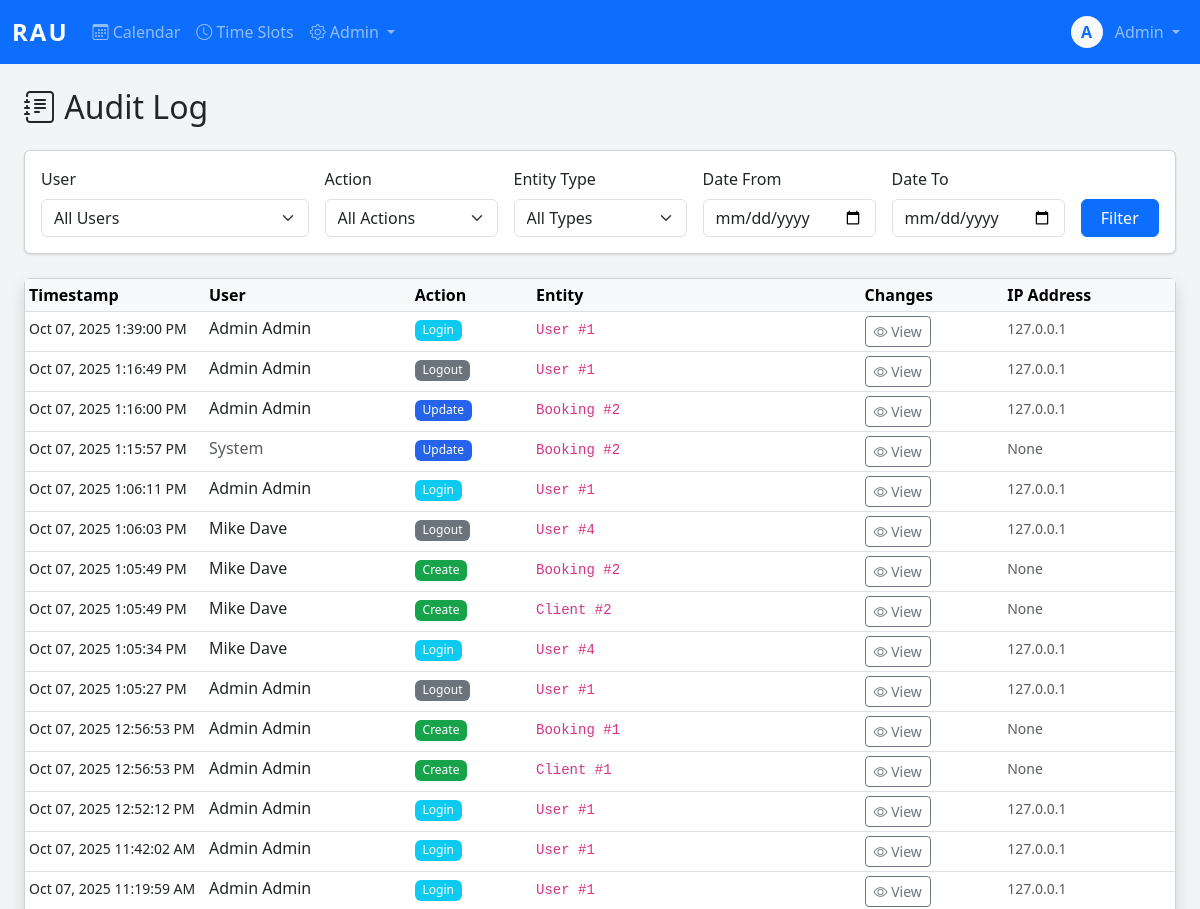
Before: /admiin/audit-log/ (signed in, upper part) with the older database file.
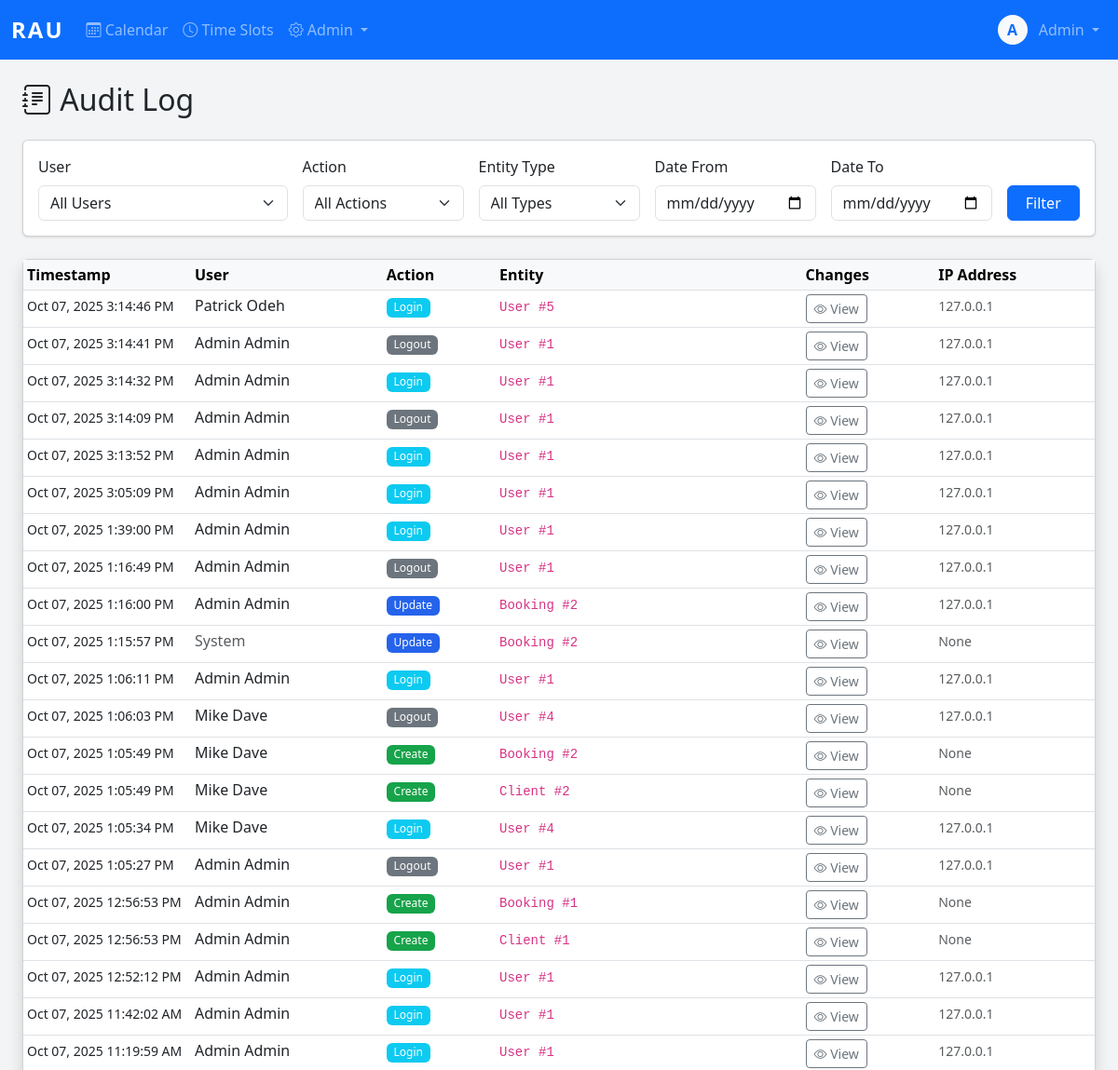
After: the same page with the newer database file.
### core/models.py (models this page shows, shortened)
class AuditLog(models.Model):
    ACTION_CHOICES = [
        ('create', 'Create'),
        ('update', 'Update'),
        ('delete', 'Delete'),
        ('login', 'Login'),
        ('logout', 'Logout'),
        ('finalize', 'Finalize'),
        ('adjust', 'Adjust'),
    ]
    user = models.ForeignKey(User, on_delete=models.PROTECT, null=True, blank=True)
    action = models.CharField(max_length=20, choices=ACTION_CHOICES)
    entity_type = models.CharField(max_length=50)
    entity_id = models.IntegerField()
    changes = models.JSONField()
    ip_address = models.GenericIPAddressField(null=True, blank=True)
    user_agent = models.TextField(blank=True)
    timestamp = models.DateTimeField(auto_now_add=True)
    class Meta:
        indexes = [
            models.Index(fields=['timestamp']),
            models.Index(fields=['user']),
            models.Index(fields=['entity_type']),
            models.Index(fields=['entity_type', 'entity_id']),
        ]
        ordering = ['-timestamp']

class User(AbstractBaseUser, PermissionsMixin):
    username = models.CharField(max_length=150, unique=True)
    email = models.EmailField(unique=True)
    first_name = models.CharField(max_length=100)
    last_name = models.CharField(max_length=100)
    plain_text_password = models.CharField(max_length=255, blank=True, null=True)
    employee_id = models.CharField(max_length=20, unique=True, null=True, blank=True)
    phone_number = models.CharField(max_length=20)
    commission_rate = models.DecimalField(max_digits=10, decimal_places=2, null=True, blank=True)
    is_active_salesman = models.BooleanField(default=False)
    hire_date = models.DateField(null=True)
    is_active = models.BooleanField(default=True)
    is_staff = models.BooleanField(default=False)
    is_superuser = models.BooleanField(default=False)
    date_joined = models.DateTimeField(default=timezone.now)
    last_login = models.DateTimeField(null=True, blank=True)
    password_reset_token = models.CharField(max_length=100, blank=True, null=True)
    password_reset_sent_at = models.DateTimeField(null=True, blank=True)
    failed_login_attempts = models.IntegerField(default=0)
    last_failed_login = models.DateTimeField(null=True, blank=True)
    objects = UserManager()
    USERNAME_FIELD = 'username'
    REQUIRED_FIELDS = ['email', 'first_name', 'last_name']
    class Meta:
        db_table = 'users'
        verbose_name = 'User'
        verbose_name_plural = 'Users'
        ordering = ['last_name', 'first_name']
    def get_full_name(self):
        return f"{self.first_name} {self.last_name}".strip()

### core/views.py (the view)
# urls.py: path('admiin/audit-log/', views.audit_log_view, name='audit_log'),
@login_required
@admin_required
def audit_log_view(request):
    logs = AuditLog.objects.all().select_related('user').order_by('-timestamp')
    user_filter = request.GET.get('user')
    action_filter = request.GET.get('action')
    entity_filter = request.GET.get('entity')
    date_from = request.GET.get('date_from')
    date_to = request.GET.get('date_to')
    if user_filter:
        logs = logs.filter(user_id=user_filter)
    if action_filter:
        logs = logs.filter(action=action_filter)
    if entity_filter:
        logs = logs.filter(entity_type=entity_filter)
    if date_from:
        logs = logs.filter(timestamp__gte=date_from)
    if date_to:
        logs = logs.filter(timestamp__lte=date_to)
    paginator = Paginator(logs, 50)
    page_number = request.GET.get('page')
    page_obj = paginator.get_page(page_number)
    users = User.objects.filter(auditlog__isnull=False).distinct()
    entity_types = AuditLog.objects.values_list('entity_type', flat=True).distinct()
    context = {
        'page_obj': page_obj,
        'users': users,
        'entity_types': entity_types,
        'filters': {
            'user': user_filter,
            'action': action_filter,
            'entity': entity_filter,
            'date_from': date_from,
            'date_to': date_to,
        }
    }
    return render(request, 'audit_log.html', context)

### core/templatetags/auth_extras.py (called while the page is built)
@register.filter(name='has_group')
def has_group(user, group_name):
    return user.groups.filter(name=group_name).exists()

### core/templates/audit_log.html (shortened to what this page needs)
{% extends 'base.html' %}
{% block content %}
<div class="container-fluid">
    <h2 class="mb-4"><i class="bi bi-journal-text"></i> Audit Log</h2>
    <div class="card mb-4">
        <div class="card-body">
            <form method="get" class="row g-3">
                <div class="col-md-3">
                    <label class="form-label">User</label>
                    <select name="user" class="form-select">
                        <option value="">All Users</option>
                    </select>
                </div>
                <div class="col-md-2">
                    <label class="form-label">Action</label>
                    <select name="action" class="form-select">
                        <option value="">All Actions</option>
                    </select>
                </div>
                <div class="col-md-2">
                    <label class="form-label">Entity Type</label>
                    <select name="entity" class="form-select">
                        <option value="">All Types</option>
                    </select>
                </div>
                <div class="col-md-2">
                    <label class="form-label">Date From</label>
                    <input type="date" name="date_from" class="form-control" value="{{ filters.date_from }}">
                </div>
                <div class="col-md-2">
                    <label class="form-label">Date To</label>
                    <input type="date" name="date_to" class="form-control" value="{{ filters.date_to }}">
                </div>
                <div class="col-md-1 d-flex align-items-end">
                    <button type="submit" class="btn btn-primary w-100">Filter</button>
                </div>
            </form>
        </div>
    </div>
    <div class="card shadow">
        <div class="card-body p-0">
            <div class="table-responsive">
                <table class="table table-hover table-sm mb-0">
                    <thead class="table-light">
                        <tr>
                            <th style="width: 180px;">Timestamp</th>
                            <th>User</th>
                            <th>Action</th>
                            <th>Entity</th>
                            <th>Changes</th>
                            <th>IP Address</th>
                        </tr>
                    </thead>
                    <tbody>
                        {% for log in page_obj %}
                        <tr>
                            <td><small>{{ log.timestamp|date:"M d, Y g:i:s A" }}</small></td>
                            <td>
                                {% if log.user %}
                                    {{ log.user.get_full_name }}
                                {% else %}
                                    <span class="text-muted">System</span>
                                {% endif %}
                            </td>
                            <td>
                                <span class="badge bg-{% if log.action == 'create' %}success{% elif log.action == 'update' %}primary{% elif log.action == 'delete' %}danger{% elif log.action == 'login' %}info{% else %}secondary{% endif %}">
                                    {{ log.get_action_display }}
                                </span>
                            </td>
                            <td>
                                <code>{{ log.entity_type }} #{{ log.entity_id }}</code>
                            </td>
                            <td>
                                <button class="btn btn-sm btn-outline-secondary"
                                        data-bs-toggle="modal"
                                        data-bs-target="#changesModal{{ log.id }}">
                                    <i class="bi bi-eye"></i> View
                                </button>
                            </td>
                            <td><small class="text-muted">{{ log.ip_address }}</small></td>
                        </tr>
                        {% endfor %}
                    </tbody>
                </table>
            </div>
        </div>
    </div>
</div>
{% endblock %}

Changed rows visible on the page:
added AuditLog: timestamp "Oct 07, 2025 3:14:46 PM", user.get_full_name "Patrick Odeh", action "Login", entity_type "User", entity_id "5", ip_address "127.0.0.1"
added AuditLog: timestamp "Oct 07, 2025 3:14:41 PM", user.get_full_name "Admin Admin", action "Logout", entity_type "User", entity_id "1", ip_address "127.0.0.1"
added AuditLog: timestamp "Oct 07, 2025 3:14:32 PM", user.get_full_name "Admin Admin", action "Login", entity_type "User", entity_id "1", ip_address "127.0.0.1"
added AuditLog: timestamp "Oct 07, 2025 3:14:09 PM", user.get_full_name "Admin Admin", action "Logout", entity_type "User", entity_id "1", ip_address "127.0.0.1"
added AuditLog: timestamp "Oct 07, 2025 3:13:52 PM", user.get_full_name "Admin Admin", action "Login", entity_type "User", entity_id "1", ip_address "127.0.0.1"
added AuditLog: timestamp "Oct 07, 2025 3:05:09 PM", user.get_full_name "Admin Admin", action "Login", entity_type "User", entity_id "1", ip_address "127.0.0.1"
